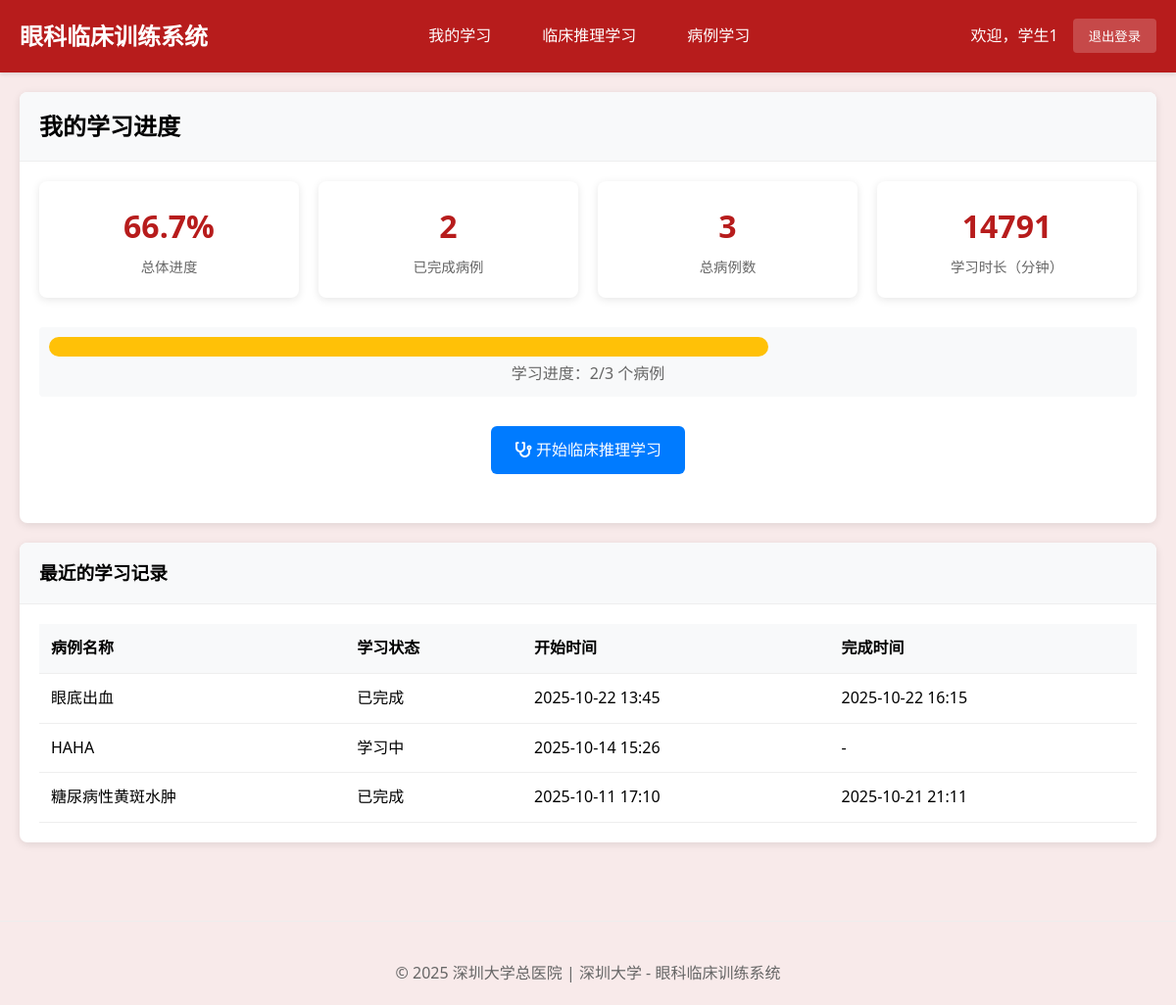
The app's page /student/ (signed in), older data.
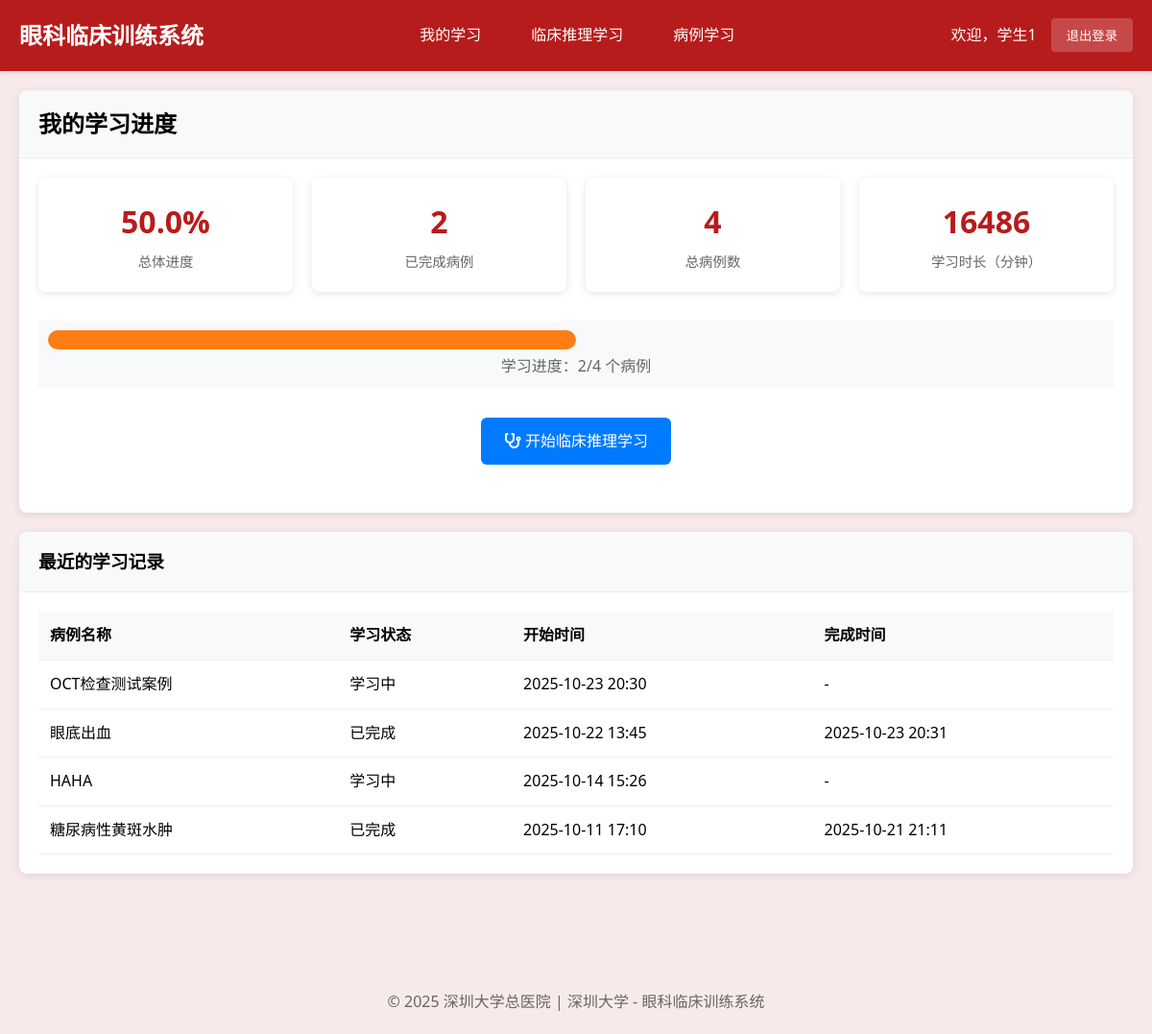
The same page, newer data.
### cases/models.py (models this page shows, shortened)
class StudentClinicalSession(models.Model):
    student = models.ForeignKey(User, on_delete=models.CASCADE, verbose_name="学生")
    clinical_case = models.ForeignKey(ClinicalCase, on_delete=models.CASCADE, verbose_name="临床案例")
    session_status = models.CharField(
        max_length=30,  # 增加长度以适应最长的选项
        choices=[
            ('case_presentation', '病例呈现'),         # 步骤1: 呈现病例
            ('examination_selection', '检查选择'),     # 步骤2: 选择检查方法
            ('examination_results', '检查结果'),       # 步骤3: 查看检查图像结果
            ('diagnosis_reasoning', '诊断推理'),       # 步骤4: 诊断判断推理
            ('treatment_selection', '治疗选择'),       # 步骤5: 选择治疗方案
            ('learning_feedback', '学习反馈'),         # 步骤6: 学习反馈
            ('completed', '已完成')
        ],
        default='case_presentation',
        verbose_name="当前阶段"
    )
    selected_examinations = models.JSONField(default=list, verbose_name="已选检查项目")
    examination_images_viewed = models.JSONField(default=list, verbose_name="已查看的检查图像")
    selected_diagnosis = models.ForeignKey(DiagnosisOption, on_delete=SET_NULL, blank=True, null=True, verbose_name="选择的诊断")
    diagnosis_reasoning_text = models.TextField(blank=True, verbose_name="诊断推理过程",
                                               help_text="学生的诊断思路和推理过程")
    selected_treatments = models.JSONField(default=list, verbose_name="已选治疗方案")
    step_completion_status = models.JSONField(
        default=dict,
        verbose_name="步骤完成状态",
        help_text="记录每个步骤的完成情况：{step_name: {completed: bool, score: float, completion_time: datetime}}"
    )
    required_examinations_completed = models.BooleanField(default=False, verbose_name="必选检查是否完成")
    examination_selection_valid = models.BooleanField(default=False, verbose_name="检查选择是否有效")
    examination_score = models.FloatField(default=0.0, verbose_name="检查选择得分")
    diagnosis_score = models.FloatField(default=0.0, verbose_name="诊断准确性得分")
    treatment_score = models.FloatField(default=0.0, verbose_name="治疗方案得分")
    reasoning_score = models.FloatField(default=0.0, verbose_name="推理过程得分")
    overall_score = models.FloatField(default=0.0, verbose_name="总体得分")
    time_spent = models.JSONField(default=dict, verbose_name="各阶段用时", help_text="JSON格式记录各阶段耗时")
    step_start_times = models.JSONField(default=dict, verbose_name="各步骤开始时间")
    started_at = models.DateTimeField(auto_now_add=True, verbose_name="开始时间")
    completed_at = models.DateTimeField(blank=True, null=True, verbose_name="完成时间")
    last_activity = models.DateTimeField(auto_now=True, verbose_name="最后活动时间")
    learning_notes = models.TextField(blank=True, verbose_name="学习笔记")
    reflection = models.TextField(blank=True, verbose_name="学习反思")
    session_data = models.JSONField(default=dict, verbose_name="会话数据",
                                   help_text="保存检查顺序、当前进度等临时数据")
    class Meta:
        verbose_name = "学生临床会话"
        verbose_name_plural = "学生临床会话"
        ordering = ['-started_at']
        unique_together = ['student', 'clinical_case']

class ClinicalCase(models.Model):
    title = models.CharField(max_length=200, verbose_name="案例标题")
    case_id = models.CharField(max_length=50, unique=True, verbose_name="案例编号")
    patient_age = models.IntegerField(verbose_name="患者年龄")
    patient_gender = models.CharField(max_length=10, choices=[('M', '男'), ('F', '女')], verbose_name="患者性别")
    chief_complaint = models.TextField(verbose_name="主诉")
    present_illness = models.TextField(verbose_name="现病史")
    past_history = models.TextField(blank=True, verbose_name="既往史")
    family_history = models.TextField(blank=True, verbose_name="家族史")
    learning_objectives = models.JSONField(verbose_name="学习目标", help_text="JSON格式存储多个学习目标")
    difficulty_level = models.CharField(
        max_length=20,
        choices=[('beginner', '初级'), ('intermediate', '中级'), ('advanced', '高级')],
        default='intermediate',
        verbose_name="难度等级"
    )
    is_active = models.BooleanField(default=True, verbose_name="是否启用")
    created_by = models.ForeignKey(User, on_delete=models.CASCADE, verbose_name="创建者")
    created_at = models.DateTimeField(auto_now_add=True, verbose_name="创建时间")
    updated_at = models.DateTimeField(auto_now=True, verbose_name="更新时间")
    case_images = models.JSONField(blank=True, null=True, verbose_name="案例图片", help_text="存储图片路径的JSON数组")
    class Meta:
        verbose_name = "临床案例"
        verbose_name_plural = "临床案例"
        ordering = ['-created_at']

### cases/views.py (the view)
# urls.py: path('student/', views.student_dashboard, name='student_dashboard'),
@login_required
@user_passes_test(is_student, login_url='login')
def student_dashboard(request):
    user = request.user
    total_clinical_cases = ClinicalCase.objects.filter(is_active=True).count()
    user_sessions = StudentClinicalSession.objects.filter(student=user)
    completed_sessions = user_sessions.filter(completed_at__isnull=False).count()
    progress_percentage = 0
    if total_clinical_cases > 0:
        progress_percentage = round((completed_sessions / total_clinical_cases) * 100, 1)
    total_study_time = 0
    for session in user_sessions.filter(completed_at__isnull=False):
        if session.completed_at and session.started_at:
            duration = session.completed_at - session.started_at
            total_study_time += duration.total_seconds() / 60  # 转换为分钟
    total_study_time = round(total_study_time)
    recent_sessions = user_sessions.order_by('-started_at')[:5]
    progress = {
        'progress_percentage': progress_percentage,
        'total_study_time': total_study_time,
    }
    context = {
        'total_clinical_cases': total_clinical_cases,
        'completed_sessions': completed_sessions,
        'recent_sessions': recent_sessions,
        'progress': progress,
    }
    return render(request, 'student/dashboard.html', context)

### cases/views.py (called while the page is built)
def is_student(user):
    return user.groups.filter(name='Students').exists()

### cases/templates/student/dashboard.html (shortened to what this page needs)
{% extends 'base.html' %}
{% load static %}
{% block content %}
<div class="card">
    <div class="card-header">
        <h2>我的学习进度</h2>
    </div>
    <div class="card-body">
        <div class="stats-grid">
            <div class="stat-card" role="status" aria-label="总体学习进度">
                <div class="stat-number">{{ progress.progress_percentage|floatformat:1|default:0 }}%</div>
                <div class="stat-label">总体进度</div>
            </div>
            <div class="stat-card" role="status" aria-label="已完成病例数量">
                <div class="stat-number">{{ completed_sessions }}</div>
                <div class="stat-label">已完成病例</div>
            </div>
            <div class="stat-card" role="status" aria-label="总病例数量">
                <div class="stat-number">{{ total_clinical_cases }}</div>
                <div class="stat-label">总病例数</div>
            </div>
            <div class="stat-card" role="status" aria-label="总学习时长">
                <div class="stat-number">{{ progress.total_study_time|default:0 }}</div>
                <div class="stat-label">学习时长（分钟）</div>
            </div>
        </div>
        <div class="progress-container" style="background: #f8f9fa; padding: 10px; border-radius: 4px; margin: 20px 0;">
            <div class="progress-bar"
                 style="background: #007bff; height: 20px; border-radius: 10px; transition: width 0.3s; width: 0%;"
                 data-progress="{{ progress.progress_percentage|floatformat:1|default:0 }}"></div>
            <div style="text-align: center; margin-top: 5px; color: #666;">学习进度：{{ completed_sessions }}/{{ total_clinical_cases }} 个病例</div>
        </div>
        <div style="text-align: center; margin: 30px 0;">
            <a href="{% url 'clinical_case_list' %}" class="btn" style="background: #007bff; color: white; padding: 12px 24px; border-radius: 6px; text-decoration: none;">
                <i class="fas fa-stethoscope"></i> 开始临床推理学习
            </a>
        </div>
    </div>
</div>
{% if recent_sessions %}
<div class="card">
    <div class="card-header">
        <h3>最近的学习记录</h3>
    </div>
    <div class="card-body">
        <table class="table">
            <thead>
                <tr>
                    <th>病例名称</th>
                    <th>学习状态</th>
                    <th>开始时间</th>
                    <th>完成时间</th>
                </tr>
            </thead>
            <tbody>
                {% for session in recent_sessions %}
                <tr>
                    <td>{{ session.clinical_case.title }}</td>
                    <td>
                        {% if session.completed_at %}
                            <span class="badge badge-success">已完成</span>
                        {% else %}
                            <span class="badge badge-warning">学习中</span>
                        {% endif %}
                    </td>
                    <td>{{ session.started_at|date:"Y-m-d H:i" }}</td>
                    <td>
                        {% if session.completed_at %}
                            {{ session.completed_at|date:"Y-m-d H:i" }}
                        {% else %}
                            -
                        {% endif %}
                    </td>
                </tr>
                {% endfor %}
            </tbody>
        </table>
    </div>
</div>
{% endif %}
{% endblock %}

Row changes from the older to the newer data that the page shows:
added StudentClinicalSession: clinical_case "OCT检查测试案例", shows "学习中", started_at "2025-10-23 20:30"
changed StudentClinicalSession "眼底出血": completed_at "2025-10-22 16:15" → "2025-10-23 20:31"
Text that changed along with them:
{{ progress.progress_percentage|floatformat:1|default:0 }}: "66.7" → "50.0"
{{ total_clinical_cases }}: "3" → "4"
{{ progress.total_study_time|default:0 }}: "14791" → "16486"
